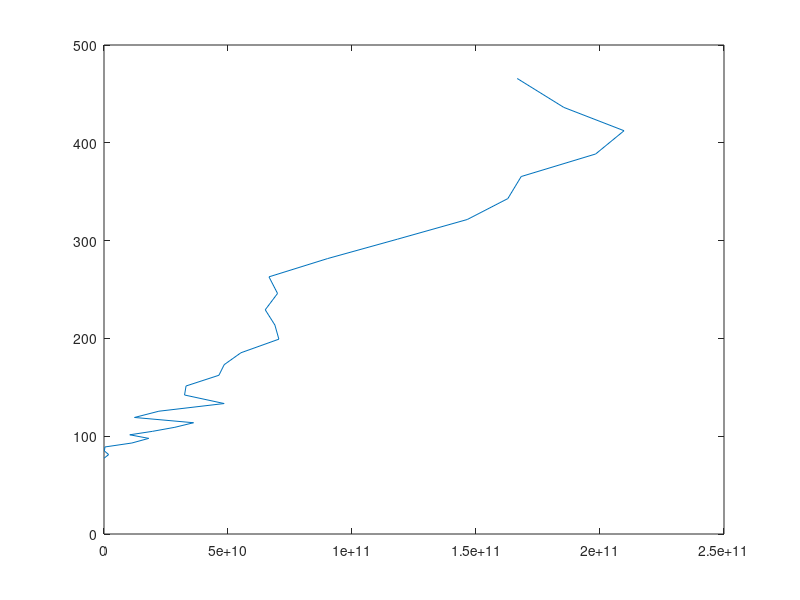

This figure's MATLAB source: (Note: this script raises an error after producing the figure.)
load('06774420.mat');
load('iri2.txt');
close all;
figure;
plot(r_param(:,1),r_h);
hold on;
plot(ne,h);
ylabel('Altitude (in km)')
xlabel('Electron Density/m^{3}')
hold on;
legend('Experimental data','IRI') 
